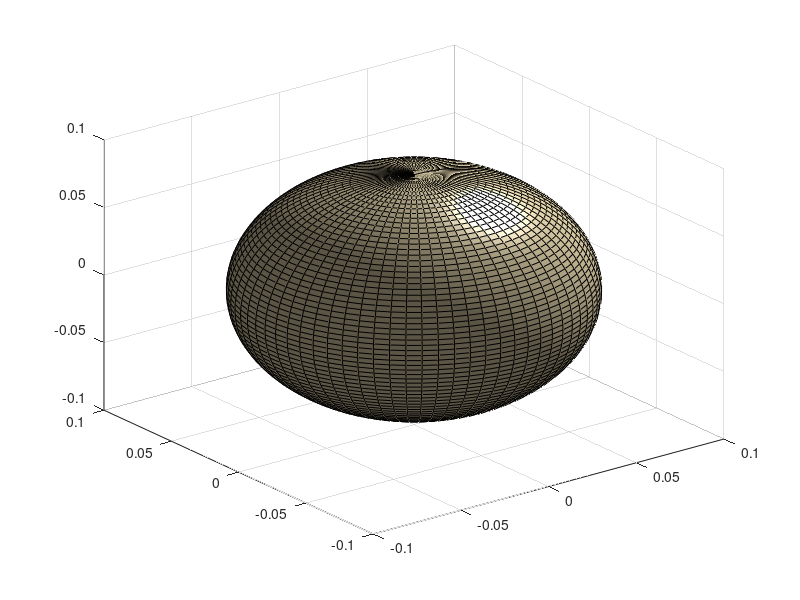

MATLAB code for this plot: (Note: this script raises an error after producing the figure.)
% coversphere3.m
%
% evenly distributes points on a circle on the surface of a sphere
%
% 160819PJ: based on coversphere2, developed to plot detailed geometry


% Switches
isCoords = 1;

% Parameters
r1 = 0.083;% 17cm sphere internal diameter
r2 = 0.085;% 17cm sphere external diameter
mRad = 0.5 * 0.0046;% Countryman B3 radius
gRad = 0.5 * 0.0102;% RS 666-4596 grommet radius
cRad1 = 0.5 * 0.0208;% RS 666-4622 grommet inside radius
cRad2 = 0.5 * 0.0300;% RS 666-4622 grommet outside radius
fRad1 = 0.5 * 0.006;% fixing inside radius
fRad2 = 0.5 * 0.010;% fixing outside radius
iTh = [0:5:360];
aColour = [0.8 0.1 0.1];% hemisphere join colour
rColourx = [0.0 0.0 1.0 ];% microphone colour
rColourg = [0.5 0.5 0.95 ];% grommet colour
rColourf = [0.5 0.95 0.5 ];% fixing colour
hAz = -0.5 * 360 / 48;% -3.75 deg, half of 7.5 deg
hEl = 0.0 * 360 / 24;% 7.5 deg, half of 15 deg
cEl = -60;% cable duct at the rear
% cAz = 180;% cable duct at the rear, just beside the microphone stand
cAz = 180 - (360 * 0.026 / (2 * pi * r2 * cos(cEl*pi/180)));
fAz = 180 * [1; 1];
fEl = [(12.6 - 60.0); (-13.2 - 60.0)];
nF = 2;

a = load('m48circle.txt');
[nM,nC] = size(a);
mAz = a(:,2);
mEl = a(:,3);
x = r2 * cos(mEl*pi/180) .* cos(mAz*pi/180);
y = r2 * cos(mEl*pi/180) .* sin(mAz*pi/180);
z = r2 * sin(mEl*pi/180);


figure(1);
cla;
axis equal;

% Plot sphere
[xs,ys,zs] = sphere(72);
hs = surf(0.999*r2*xs,0.999*r2*ys,0.999*r2*zs);
set(hs,'Facecolor',[0.99 0.925 0.75]);
l = light;
lighting phong;
hold on;

% Plot microphones
for iM = 1:nM,
  plot3(x(iM),y(iM),z(iM),'w.');
  aUnit = [x(iM); y(iM); z(iM)] / r2;% radial unit vector
%  if (abs(mEl(iM)) == 90),
%    bUnit = [0; 1; 0];
%  else,
    bUnit = [-sin(mAz(iM)*pi/180); cos(mAz(iM)*pi/180); 0];
%  end;% if
  cUnit = cross(aUnit, bUnit);
  hm = fill3( ...
1.0005 * x(iM) + mRad * (bUnit(1) .* cos(iTh*pi/180) + cUnit(1) .* sin(iTh*pi/180)), ...
1.0005 * y(iM) + mRad * (bUnit(2) .* cos(iTh*pi/180) + cUnit(2) .* sin(iTh*pi/180)), ...
1.0005 * z(iM) + mRad * (bUnit(3) .* cos(iTh*pi/180) + cUnit(3) .* sin(iTh*pi/180)), ...
rColourx);
%    set(hm, 'EdgeColor', 0.95*( [1 1 1] - rCoef(iR) * ([1 1 1] - iColour) ) );
%    set(hm, 'FaceColor', 0.95*( [1 1 1] - rCoef(iR) * ([1 1 1] - rColouri) ) );
  hg = fill3( ...
x(iM) + gRad * (bUnit(1) .* cos(iTh*pi/180) + cUnit(1) .* sin(iTh*pi/180)), ...
y(iM) + gRad * (bUnit(2) .* cos(iTh*pi/180) + cUnit(2) .* sin(iTh*pi/180)), ...
z(iM) + gRad * (bUnit(3) .* cos(iTh*pi/180) + cUnit(3) .* sin(iTh*pi/180)), ...
rColourg);
end;


% Plot hemisphere joint
aUnit = [...
cos(hEl*pi/180) .* cos(hAz*pi/180); 
cos(hEl*pi/180) .* sin(hAz*pi/180);
sin(hEl*pi/180) ];
bUnit = [-sin(hAz*pi/180); cos(hAz*pi/180); 0];
cUnit = cross(aUnit, bUnit);
hh = fill3( ...
1.01 * r2 * (bUnit(1) .* cos(iTh*pi/180) + cUnit(1) .* sin(iTh*pi/180)), ...
1.01 * r2 * (bUnit(2) .* cos(iTh*pi/180) + cUnit(2) .* sin(iTh*pi/180)), ...
1.01 * r2 * (bUnit(3) .* cos(iTh*pi/180) + cUnit(3) .* sin(iTh*pi/180)), ...
aColour);


% Plot cable duct
xc1 = r2 * cos(cEl*pi/180) .* cos(cAz*pi/180);
yc1 = r2 * cos(cEl*pi/180) .* sin(cAz*pi/180);
zc1 = r2 * sin(cEl*pi/180);
aUnit = [...
cos(cEl*pi/180) .* cos(cAz*pi/180); 
cos(cEl*pi/180) .* sin(cAz*pi/180);
sin(cEl*pi/180) ];
bUnit = [-sin(cAz*pi/180); cos(cAz*pi/180); 0];
cUnit = cross(aUnit, bUnit);
plot3(xc1,yc1,zc1,'w.');
hc1 = fill3( ...
1.0005 * xc1 + cRad1 * (bUnit(1) .* cos(iTh*pi/180) + cUnit(1) .* sin(iTh*pi/180)), ...
1.0005 * yc1 + cRad1 * (bUnit(2) .* cos(iTh*pi/180) + cUnit(2) .* sin(iTh*pi/180)), ...
1.0005 * zc1 + cRad1 * (bUnit(3) .* cos(iTh*pi/180) + cUnit(3) .* sin(iTh*pi/180)), ...
rColourx);
hc1 = fill3( ...
xc1 + cRad2 * (bUnit(1) .* cos(iTh*pi/180) + cUnit(1) .* sin(iTh*pi/180)), ...
yc1 + cRad2 * (bUnit(2) .* cos(iTh*pi/180) + cUnit(2) .* sin(iTh*pi/180)), ...
zc1 + cRad2 * (bUnit(3) .* cos(iTh*pi/180) + cUnit(3) .* sin(iTh*pi/180)), ...
rColourg);


% Plot fixings
for iF = 1:nF,
  xf = r2 * cos(fEl(iF)*pi/180) .* cos(fAz(iF)*pi/180);
  yf = r2 * cos(fEl(iF)*pi/180) .* sin(fAz(iF)*pi/180);
  zf = r2 * sin(fEl(iF)*pi/180);
  aUnit = [...
cos(fEl(iF)*pi/180) .* cos(fAz(iF)*pi/180); 
cos(fEl(iF)*pi/180) .* sin(fAz(iF)*pi/180);
sin(fEl(iF)*pi/180) ];
  bUnit = [-sin(fAz(iF)*pi/180); cos(fAz(iF)*pi/180); 0];
  cUnit = cross(aUnit, bUnit);
  plot3(xf,yf,zf,'w.');
  hf = fill3( ...
1.0005 * xf + fRad1 * (bUnit(1) .* cos(iTh*pi/180) + cUnit(1) .* sin(iTh*pi/180)), ...
1.0005 * yf + fRad1 * (bUnit(2) .* cos(iTh*pi/180) + cUnit(2) .* sin(iTh*pi/180)), ...
1.0005 * zf + fRad1 * (bUnit(3) .* cos(iTh*pi/180) + cUnit(3) .* sin(iTh*pi/180)), ...
rColourx);
  hc1 = fill3( ...
xf + fRad2 * (bUnit(1) .* cos(iTh*pi/180) + cUnit(1) .* sin(iTh*pi/180)), ...
yf + fRad2 * (bUnit(2) .* cos(iTh*pi/180) + cUnit(2) .* sin(iTh*pi/180)), ...
zf + fRad2 * (bUnit(3) .* cos(iTh*pi/180) + cUnit(3) .* sin(iTh*pi/180)), ...
rColourf);
end;% for

axis(r2*[-1.2 1.2 -1.2 1.2 -1.2 1.2]);
drawnow;
hold off;
xlabel('x');
ylabel('y');
zlabel('z');

% orient portrait; print -dpdf coverage2.pdf